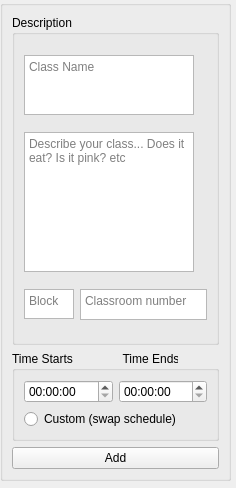
              <widget class="QWidget" name="page_3">
               <property name="geometry">
                <rect>
                 <x>0</x>
                 <y>0</y>
                 <width>236</width>
                 <height>488</height>
                </rect>
               </property>
               <attribute name="label">
                <string>New Class</string>
               </attribute>
               <widget class="QGroupBox" name="todoDiv_2">
                <property name="geometry">
                 <rect>
                  <x>0</x>
                  <y>0</y>
                  <width>231</width>
                  <height>481</height>
                 </rect>
                </property>
                <property name="title">
                 <string/>
                </property>
                <layout class="QVBoxLayout" name="verticalLayout_11">
                 <item>
                  <widget class="QGroupBox" name="newHomeworkGroup_2">
                   <property name="title">
                    <string>Description</string>
                   </property>
                   <layout class="QGridLayout" name="gridLayout_2">
                    <item row="0" column="0" colspan="2">
                     <widget class="QTextEdit" name="newClassName_2">
                      <property name="maximumSize">
                       <size>
                        <width>170</width>
                        <height>60</height>
                       </size>
                      </property>
                      <property name="cursor" stdset="0">
                       <cursorShape>IBeamCursor</cursorShape>
                      </property>
                      <property name="html">
                       <string>&lt;!DOCTYPE HTML PUBLIC &quot;-//W3C//DTD HTML 4.0//EN&quot; &quot;http://www.w3.org/TR/REC-html40/strict.dtd&quot;&gt;
&lt;html&gt;&lt;head&gt;&lt;meta name=&quot;qrichtext&quot; content=&quot;1&quot; /&gt;&lt;style type=&quot;text/css&quot;&gt;
p, li { white-space: pre-wrap; }
&lt;/style&gt;&lt;/head&gt;&lt;body style=&quot; font-family:'.AppleSystemUIFont'; font-size:13pt; font-weight:400; font-style:normal;&quot;&gt;
&lt;p style=&quot;-qt-paragraph-type:empty; margin-top:0px; margin-bottom:0px; margin-left:0px; margin-right:0px; -qt-block-indent:0; text-indent:0px;&quot;&gt;&lt;br /&gt;&lt;/p&gt;&lt;/body&gt;&lt;/html&gt;</string>
                      </property>
                      <property name="placeholderText">
                       <string>Class Name</string>
                      </property>
                     </widget>
                    </item>
                    <item row="1" column="0" colspan="2">
                     <widget class="QTextEdit" name="newHWText_2">
                      <property name="maximumSize">
                       <size>
                        <width>170</width>
                        <height>140</height>
                       </size>
                      </property>
                      <property name="cursor" stdset="0">
                       <cursorShape>IBeamCursor</cursorShape>
                      </property>
                      <property name="html">
                       <string>&lt;!DOCTYPE HTML PUBLIC &quot;-//W3C//DTD HTML 4.0//EN&quot; &quot;http://www.w3.org/TR/REC-html40/strict.dtd&quot;&gt;
&lt;html&gt;&lt;head&gt;&lt;meta name=&quot;qrichtext&quot; content=&quot;1&quot; /&gt;&lt;style type=&quot;text/css&quot;&gt;
p, li { white-space: pre-wrap; }
&lt;/style&gt;&lt;/head&gt;&lt;body style=&quot; font-family:'.AppleSystemUIFont'; font-size:13pt; font-weight:400; font-style:normal;&quot;&gt;
&lt;p style=&quot;-qt-paragraph-type:empty; margin-top:0px; margin-bottom:0px; margin-left:0px; margin-right:0px; -qt-block-indent:0; text-indent:0px;&quot;&gt;&lt;br /&gt;&lt;/p&gt;&lt;/body&gt;&lt;/html&gt;</string>
                      </property>
                      <property name="placeholderText">
                       <string>Describe your class... Does it eat? Is it pink? etc </string>
                      </property>
                     </widget>
                    </item>
                    <item row="2" column="0">
                     <widget class="QPlainTextEdit" name="plainTextEdit_3">
                      <property name="maximumSize">
                       <size>
                        <width>50</width>
                        <height>30</height>
                       </size>
                      </property>
                      <property name="cursor" stdset="0">
                       <cursorShape>IBeamCursor</cursorShape>
                      </property>
                      <property name="placeholderText">
                       <string>Block</string>
                      </property>
                     </widget>
                    </item>
                    <item row="2" column="1">
                     <widget class="QTextEdit" name="textEdit_2">
                      <property name="maximumSize">
                       <size>
                        <width>141</width>
                        <height>31</height>
                       </size>
                      </property>
                      <property name="cursor" stdset="0">
                       <cursorShape>IBeamCursor</cursorShape>
                      </property>
                      <property name="placeholderText">
                       <string>Classroom number</string>
                      </property>
                     </widget>
                    </item>
                   </layout>
                  </widget>
                 </item>
                 <item>
                  <widget class="QGroupBox" name="newDueGroup_2">
                   <property name="title">
                    <string>Time Starts               Time Ends</string>
                   </property>
                   <layout class="QGridLayout" name="gridLayout_3">
                    <item row="0" column="0">
                     <widget class="QTimeEdit" name="timeEdit_3">
                      <property name="cursor">
                       <cursorShape>OpenHandCursor</cursorShape>
                      </property>
                     </widget>
                    </item>
                    <item row="0" column="1">
                     <widget class="QTimeEdit" name="timeEdit_4">
                      <property name="cursor">
                       <cursorShape>OpenHandCursor</cursorShape>
                      </property>
                     </widget>
                    </item>
                    <item row="1" column="0" colspan="2">
                     <widget class="QRadioButton" name="radioButton_2">
                      <property name="cursor">
                       <cursorShape>OpenHandCursor</cursorShape>
                      </property>
                      <property name="text">
                       <string>Custom (swap schedule)</string>
                      </property>
                     </widget>
                    </item>
                   </layout>
                  </widget>
                 </item>
                 <item>
                  <widget class="QPushButton" name="pushButton_5">
                   <property name="cursor">
                    <cursorShape>OpenHandCursor</cursorShape>
                   </property>
                   <property name="text">
                    <string>Add</string>
                   </property>
                  </widget>
                 </item>
                </layout>
               </widget>
              </widget>
